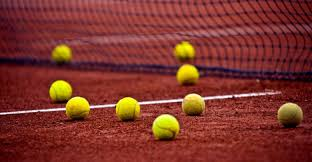
#> input picture assign/A1/images/target_tennis.jpg, 312 x 162 px
$ jupyter execute --allow-errors ROC_Object_Detection.ipynb   (shell and % lines are left out)
#> lines starting #> are read from the running program, lines starting #| are printed output that depends on the picture
### assign/A1/detector.py
import numpy as np

import cv2
from PIL import Image

from scipy.signal import fftconvolve

import os
import matplotlib
import matplotlib.pyplot as plt
from matplotlib import cm

def _window_sum_2d(image, window_shape):
    window_sum = np.cumsum(image, axis=0)
    window_sum = (window_sum[window_shape[0]:-1] -
                 window_sum[:-window_shape[0] - 1])

    window_sum = np.cumsum(window_sum, axis=1)
    window_sum = (window_sum[:, window_shape[1]:-1] -
                 window_sum[:, :-window_shape[1] - 1])

    return window_sum


def _window_sum_3d(image, window_shape):
    window_sum = _window_sum_2d(image, window_shape)

    window_sum = np.cumsum(window_sum, axis=2)
    window_sum = (window_sum[:, :, window_shape[2]:-1] -
                  window_sum[:, :, :-window_shape[2] - 1])

    return window_sum

def detect_features(image_path, template_path, pad_input=True, mode='constant', constant_value=0):

#> called with image_path = 'images/target_tennis.jpg', template_path = 'images/template_tennis.jpg', pad_input = True, mode = 'constant', constant_value = 0
    image = Image.open(image_path)
#> image is the input picture: PIL image 312x162 RGB; mean R, G, B 126.7, 53.1, 42.9
    image = np.array(image, dtype=np.float64, copy=False)
#> image: shape (162, 312, 3) float64

    orig_image = image.copy().astype(np.uint8)

    template = Image.open(template_path)
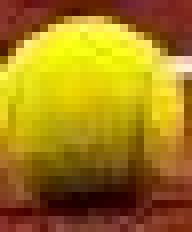
#> input picture assign/A1/images/template_tennis.jpg, 24 x 29 px (shown 8 times larger)
#> template is the input picture: PIL image 24x29 RGB; mean R, G, B 162.8, 124.9, 24.5
    template = np.array(template)

    if image.ndim < template.ndim:
        raise ValueError("Dimensionaliy of template must be less than or equal"
                         " to the dimensionality of image.")
    if np.any(np.less(image.shape, template.shape)):
        raise ValueError("Image must be larger than templtate")

    image_shape = image.shape
#> image_shape = (162, 312, 3)

    pad_width = tuple((width, width) for width in template.shape)
#> pad_width = ((29, 29), (24, 24), (3, 3))

    if mode == 'constant':
        image = np.pad(image, pad_width=pad_width, mode=mode,
                      constant_values=constant_value)
    else:
        image = np.pad(image, pad_width=pad_width, mode=mode)

    if image.ndim == 2:
        image_window_sum = _window_sum_2d(image, template.shape)
        image_window_sum2 = _window_sum_2d(image ** 2, template.shape)

    elif image.ndim == 3:
        image_window_sum = _window_sum_3d(image, template.shape)
        image_window_sum2 = _window_sum_3d(image ** 2, template.shape)

    template_mean = template.mean()
#> template_mean = 104.1
    template_volume = np.prod(template.shape)
#> template_volume = 2088
    template_ssd = np.sum((template - template_mean) ** 2)
#> template_ssd = 14766484.7

    if image.ndim == 2:
        xcorr = fftconvolve(image, template[::-1, ::-1],
                           mode='valid')[1:-1, 1:-1]
    elif image.ndim == 3:
        xcorr = fftconvolve(image, template[::-1, ::-1, ::-1],
                           mode = 'valid')[1:-1, 1:-1, 1:-1]

    # Normalization
    numerator = xcorr - image_window_sum * template_mean
    denominator = image_window_sum2
    np.multiply(image_window_sum, image_window_sum, out=image_window_sum)
    np.divide(image_window_sum, template_volume, out=image_window_sum)
    denominator = denominator - image_window_sum
    denominator = denominator * template_ssd
    np.maximum(denominator, 0, out=denominator)
    np.sqrt(denominator, out=denominator)

    response = np.zeros_like(xcorr, dtype=np.float64)

    mask = denominator > np.finfo(np.float64).eps

    response[mask] = numerator[mask] / denominator[mask]

    slices = []

    for i in range(template.ndim):
        if pad_input:
            d0 = (template.shape[i] - 1) // 2
            d1 = d0 + image_shape[i]
        else:
            d0 = template.shape[i] - 1
            d1 = d0 + image_shape[i] - template.shape[i] + 1
        slices.append(slice(d0, d1))

    return orig_image, template, response[slices]


# All aspects together
def model(image_path, template_path, number = 'many', threshold = 0.8, analyze = False):

    # Reset default plotting parameters
    matplotlib.rcParams.update(matplotlib.rcParamsDefault)

    image, template, response = detect_features(image_path, template_path,
                                               pad_input=True)

    if not analyze:
        plt.figure(figsize=(2, 2))
        ax1 = plt.subplot(1, 1, 1)
        ax1.imshow(template)
        ax1.set_axis_off()
        ax1.set_title('Template', size = 20)
        plt.show()
        fig, _ = plt.subplots(1, 2, figsize=(20, 8))
        ax2 = plt.subplot(121, adjustable = 'box-forced')
        ax3 = plt.subplot(122, sharex = ax2, sharey = ax2, adjustable = 'box-forced')

    else:
        plt.figure(figsize=(10, 10))
        ax2 = plt.subplot(111)

    ax2.imshow(image)
    ax2.set_axis_off()
    ax2.set_title('Target Image', size = 20)

    htemplate, wtemplate = template.shape[:2]

    if number == 'many':
        detections = 0

        pos = np.array(np.where(response[:, :, :] > threshold))

        recorded_boxes = []


        positions = []
        for position in range(pos.shape[1]):
            x, y, z = pos[:, position]
            value = response[x, y, z]
            positions.append((x, y, z, value))

        positions = sorted(positions, key = lambda x: x[3], reverse = True)

        for entry in positions:

            y, x = entry[:2]

            record = False

            for box in recorded_boxes:

                left, right, bottom, top = box

                if (x > left) & (x < right) & (y > bottom) & (y < top):
                    record = True

            if not record:
                rank = detections

                # left, right, bottom, top
                bounding_box = (x - wtemplate / 2, x + wtemplate / 2,
                                y - htemplate / 2, y + htemplate / 2)

                recorded_boxes.append(bounding_box)

                rect = plt.Rectangle((x - wtemplate / 2, y - htemplate / 2),
                                 wtemplate, htemplate, edgecolor='r', facecolor='none', lw = 4)
                ax2.add_patch(rect)

                if not analyze:
                    # circle = plt.Circle((x, y), radius = 6,  edgecolor='r', facecolor='none', lw = 4)
                    ax3.plot(x,  y, marker = '$%d$' % (rank + 1), ms = 32, color = 'k', alpha = 0.6)

                detections += 1

        print('{} detections with threshold: {}\n'.format(detections, threshold))

    elif number == 'one':
        ij = np.unravel_index(np.argmax(response), response.shape)

        y, x = ij[:2]

        rect = plt.Rectangle((x - wtemplate / 2, y - htemplate / 2),
                             wtemplate, htemplate, edgecolor='r', facecolor='none', lw = 4)
        ax2.add_patch(rect)
        circle = plt.Circle((x, y), radius = 6,  edgecolor='r', facecolor='none', lw = 4)
        ax3.add_patch(circle)

    if not analyze:
        cax = ax3.imshow(response[:, :, 1], cmap=cm.coolwarm)
        fig.colorbar(cax, label = 'correlation', orientation = 'horizontal', shrink = 0.9, pad=0.05)
        ax3.set_axis_off()
        ax3.set_title('Response from Feature Detection', size = 20)
        ax3.autoscale(False)
        ax2.set_anchor('N')
        ax3.set_anchor('N')

    plt.show();

### assign/A1/ROC_Object_Detection.ipynb
# Receiver Operating Characteristic Curve for Feature Detection

## William Koehrsen wjk68

<center></center>

The ROC curve plots the __true positive rate (sensitivity)__:

$$\frac{\text{true positives}}{\text{true positives} + \text{false positives}}$$

versus the __false positive rate (1 - specificity)__:

$$\frac{\text{false positives}}{\text{true negatives} + \text{false positives}}$$

These values can be calculated from the confusion matrix. The confusion matrix will have to be constructed by hand.

[cell 1]
import numpy as np

import matplotlib.pyplot as plt
import matplotlib


from detector import model

#> (a cell that did not finish here is left out)

[cell 3]
threshold_list = [0.5, 0.6, 0.7, 0.8, 0.9, 0.99]

#> (the rest of this cell did not finish here and is left out)


### Actual Negatives

Defining acutal negatives is difficult in this case. I will say that negatives are every possible patch which does not contain the feature. As the convolution covers every single possible patch, the number of patches is the pixel width times the pixel height of the image. The number of actual negatives is therefore the number of patches - the number of features in the image.

[cell 4]
image = plt.imread('images/target_tennis.jpg')
actual_negatives = (image.shape[0] * image.shape[1]) - 9
#> actual_negatives = 50535
print(actual_negatives)
#| 50535

[cell 5]
tp_list = [9, 9, 9, 8, 3, 1]
fp_list = [140, 108, 52, 3, 0, 0]
tn_list = [50535 - 149, 50535 - 117, 50535 - 61,
           50535 - 11, 50535 - 3, 50535 - 1]
fn_list = [0, 0,  0, 1, 6, 10]

## Function to Plot the ROC Curve

[cell 6]
def analyze_results(tp_list, fp_list, tn_list, fn_list, threshold_list,
                   actual_negatives, actual_positives):

#> called with actual_negatives = 50535, actual_positives = 11
    tpr_list = []
    fnr_list = []
    plt.style.use('fivethirtyeight')
    plt.figure(figsize=(8, 8))
    plt.xticks(rotation=60)

    max_fnr = actual_positives / actual_negatives

    for tp, fp, tn, fn, threshold in zip(tp_list, fp_list,
                                         tn_list, fn_list, threshold_list):

        # First row is predicted positive, second row is predicted negative
        # First column is actually positive, second column is actually negative
        confusion_matrix = np.array([[tp, fp], [fn, tn]])
        if (tn == 0) & (fn == 0):
            fnr = 0
        else:
            fnr = fn / (tn + fn)

        tpr = tp / (tp + fp)

        tpr_list.append(tpr)
        fnr_list.append(fnr)

        plt.plot(fnr / max_fnr, tpr + 0.05, marker='$%.2f$' % threshold,
                 ms = 30, color = 'k',
                label = 'threshold')

    plt.plot(np.array(fnr_list) / max_fnr, tpr_list, '-', color = 'red');
    plt.xlabel('False Negative Rate'); plt.ylabel('True Positive Rate');
    plt.title('ROC Curve');
    plt.show()
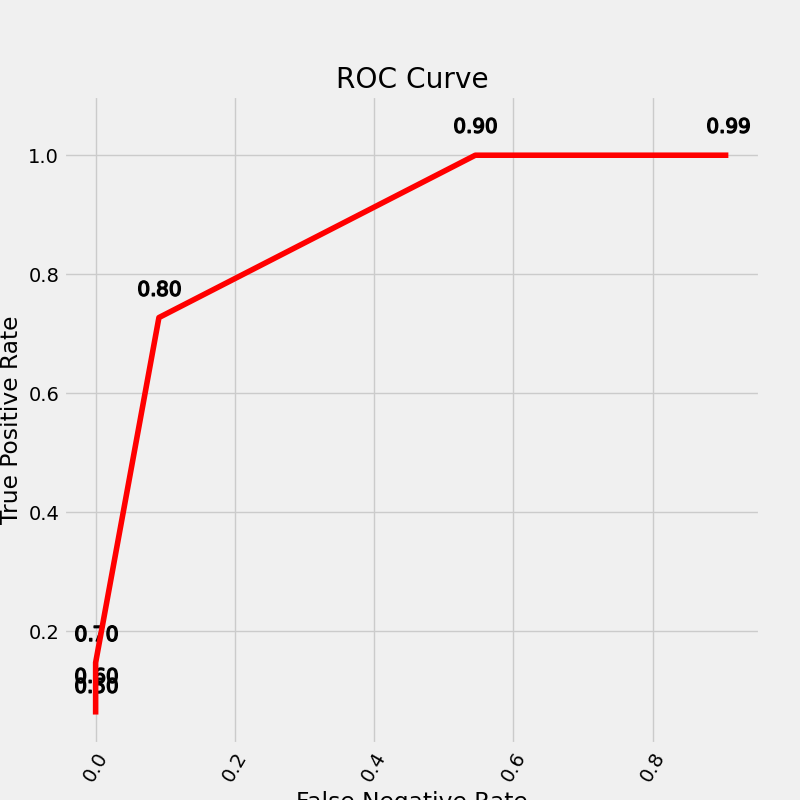
#> figure drawn by matplotlib, 1 panel

[cell 7]
analyze_results(tp_list, fp_list, tn_list, fn_list, threshold_list,
                actual_negatives=50535, actual_positives=11)

## Shifting the Curve

Altering the threshold shifts the location along one ROC curve. This does not change the signal to noise ratio though, so this approach will only move along the curve. To shift the curve requires changing the signal to noise ratio.

One way to shift the curve would be to adjust how far apart boxes have to be in the method, or using a different template. I will choose another of the images for the template. Both of these approaches change the signal to noise ratio. Changning the template image can increase or decrease the signal depending on the quality of the template.

[cell 8]
threshold_list = [0.5, 0.6, 0.7, 0.8, 0.9, 0.99]

#> (the rest of this cell did not finish here and is left out)

#> call 3 of detect_features, with image_path = 'images/target_tennis.jpg', template_path = 'images/template_tennis_two.jpg', pad_input = True, mode = 'constant', constant_value = 0
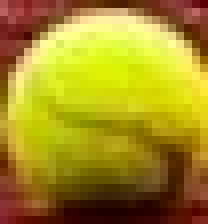
#> input picture assign/A1/images/template_tennis_two.jpg, 26 x 28 px (shown 8 times larger)
#> in detect_features, template is the input picture: PIL image 26x28 RGB; mean R, G, B 164.9, 141.1, 33.4
#> in detect_features (call 3), `template_mean = template.mean()`: template_mean = 113.2
#> in detect_features (call 3), `template_ssd = np.sum((template - template_mean) ** 2)`: template_ssd = 15659195.2

[cell 9]
tp_list = [9, 9, 9, 6, 2, 1]
fp_list = [124, 93, 36, 1, 0, 0]
tn_list = [50535 - 133, 50535 - 102, 50535 - 45,
           50535 - 7, 50535 - 2, 50535 - 1]
fn_list = [0, 0,  0, 3, 9, 10]

[cell 10]
analyze_results(tp_list, fp_list, tn_list, fn_list,
                threshold_list, actual_negatives=50535, actual_positives=11)
#> call 2 of analyze_results, with actual_negatives = 50535, actual_positives = 11
#> in analyze_results (call 2), `plt.show()`:
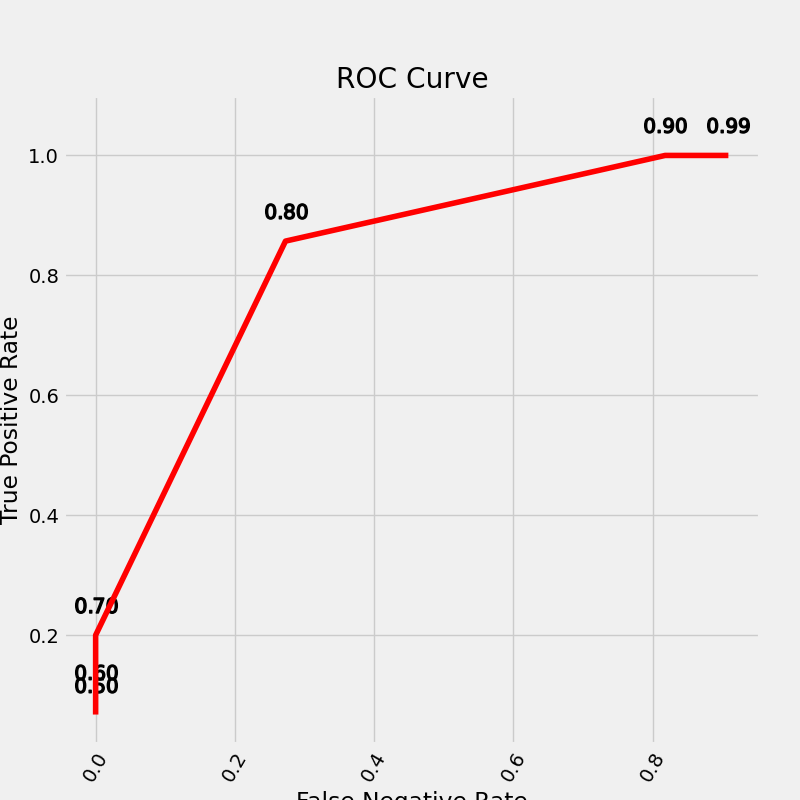
#> figure drawn by matplotlib, 1 panel
